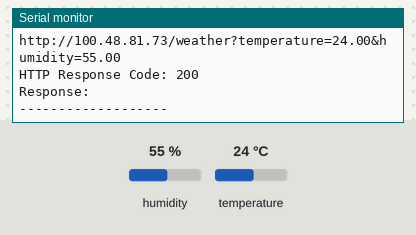
A sketch run on a simulated ESP32. Parts: the last lines printed to the serial monitor. Inputs (shaded band) come from the test bench; at power-on: humidity 55 %, temperature 24 °C. WiFi joins after 1.5 s; servers stay silent unless stated; uploads are accepted with an empty reply.

Above: at 2.7 s.
2.8 s: humidity set to 22 %
At 11.88 s:
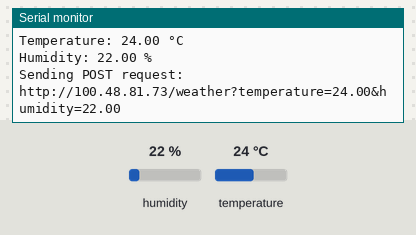
13.0 s: temperature set to 12 °C
At 22.09 s:
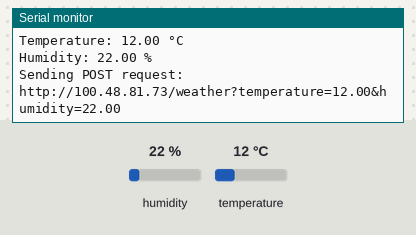
23.2 s: humidity set to 40 %
At 32.3 s:
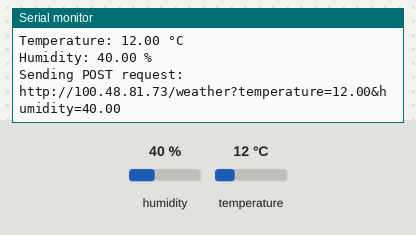
Timing chart, 0 to 33.8 s (numbered marks = the images above; inputs shaded):
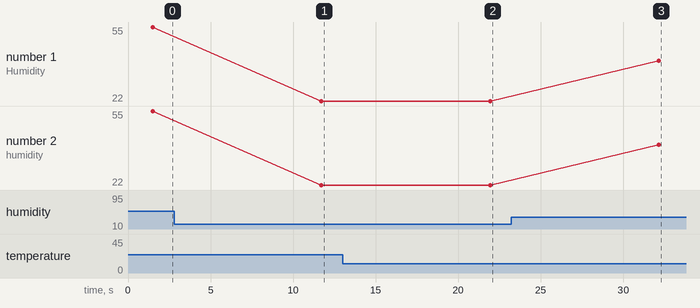

Measured:
- after the input at 2.8 s, the serial monitor: prints a new line after 8.9 s (image 1)
- after the input at 13.0 s, the serial monitor: prints a new line after 8.9 s (image 2)
- after the input at 23.2 s, the serial monitor: prints a new line after 8.9 s (image 3)
- plotted number 1: 55 → 22 after the input at 2.8 s, 22 → 40 after the input at 23.2 s
- plotted number 2: 55 → 22 after the input at 2.8 s, 22 → 40 after the input at 23.2 s

The sketch:

cloudcode.ino
```cpp
#include <WiFi.h>
#include <HTTPClient.h>
#include <DHT.h>

#define DHTPIN 15
#define DHTTYPE DHT22

const char* ssid = "anamika";
const char* password = "anamika123";

const char* serverUrl = "http://100.48.81.73/weather";

DHT dht(DHTPIN, DHTTYPE);

void setup() {
  Serial.begin(115200);

  dht.begin();

  WiFi.begin(ssid, password);
  Serial.print("Connecting to WiFi");

  while (WiFi.status() != WL_CONNECTED) {
    delay(500);
    Serial.print(".");
  }

  Serial.println();
  Serial.println("WiFi Connected!");
  Serial.print("IP Address: ");
  Serial.println(WiFi.localIP());
}

void loop() {
  float humidity = dht.readHumidity();
  float temperature = dht.readTemperature();

  if (isnan(humidity) || isnan(temperature)) {
    Serial.println("Failed to read from DHT22!");
    delay(10000);
    return;
  }

  Serial.printf("Temperature: %.2f °C\n", temperature);
  Serial.printf("Humidity: %.2f %%\n", humidity);

  if (WiFi.status() == WL_CONNECTED) {
    HTTPClient http;

    String url = String(serverUrl) +
                 "?temperature=" + String(temperature, 2) +
                 "&humidity=" + String(humidity, 2);

    Serial.println("Sending POST request:");
    Serial.println(url);

    http.begin(url);
    http.addHeader("accept", "application/json");

    int httpResponseCode = http.POST("");

    if (httpResponseCode > 0) {
      String response = http.getString();

      Serial.print("HTTP Response Code: ");
      Serial.println(httpResponseCode);

      Serial.print("Response: ");
      Serial.println(response);
    } else {
      Serial.print("Error sending request: ");
      Serial.println(http.errorToString(httpResponseCode));
    }

    http.end();
  } else {
    Serial.println("WiFi disconnected!");
  }

  Serial.println("-------------------");

  delay(10000);  // Send data every 10 seconds
}
```
